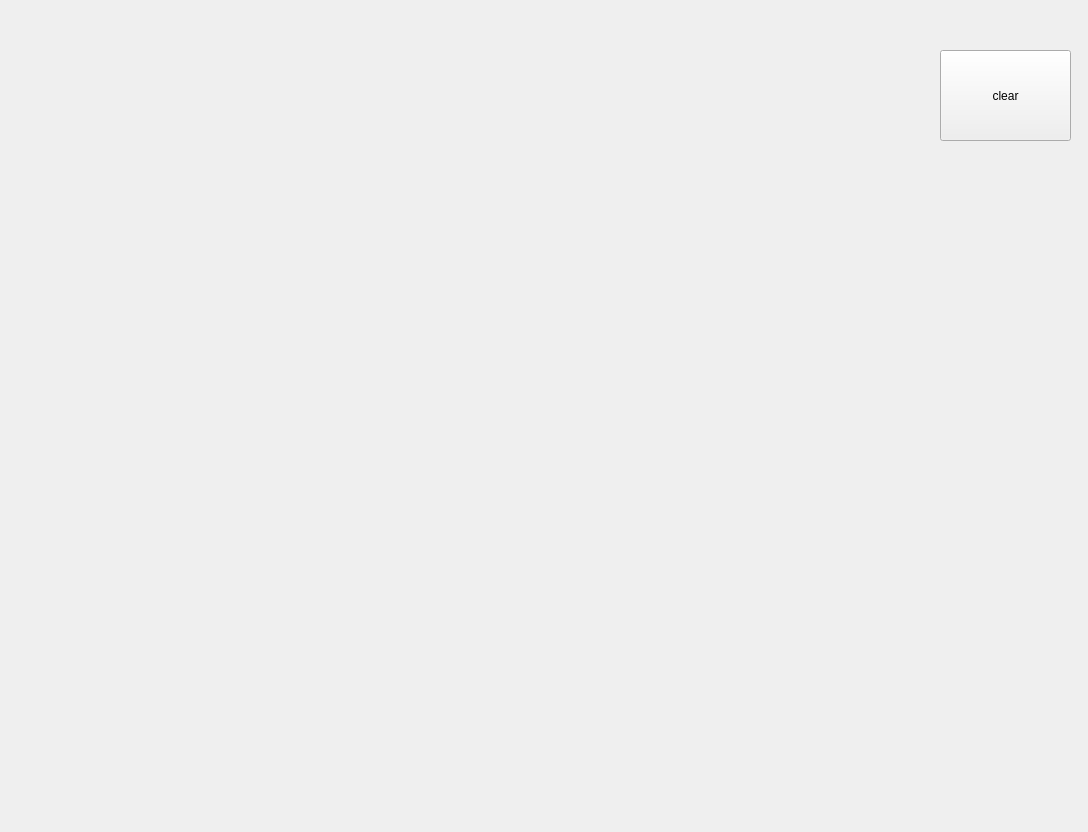
<?xml version="1.0" encoding="UTF-8"?>
<ui version="4.0">
 <class>RecordForm</class>
 <widget class="QWidget" name="RecordForm">
  <property name="geometry">
   <rect>
    <x>0</x>
    <y>0</y>
    <width>1088</width>
    <height>832</height>
   </rect>
  </property>
  <property name="windowTitle">
   <string>Form</string>
  </property>
  <widget class="QPushButton" name="btn_clear">
   <property name="geometry">
    <rect>
     <x>940</x>
     <y>50</y>
     <width>131</width>
     <height>91</height>
    </rect>
   </property>
   <property name="text">
    <string>clear</string>
   </property>
  </widget>
 </widget>
 <resources/>
 <connections/>
</ui>
